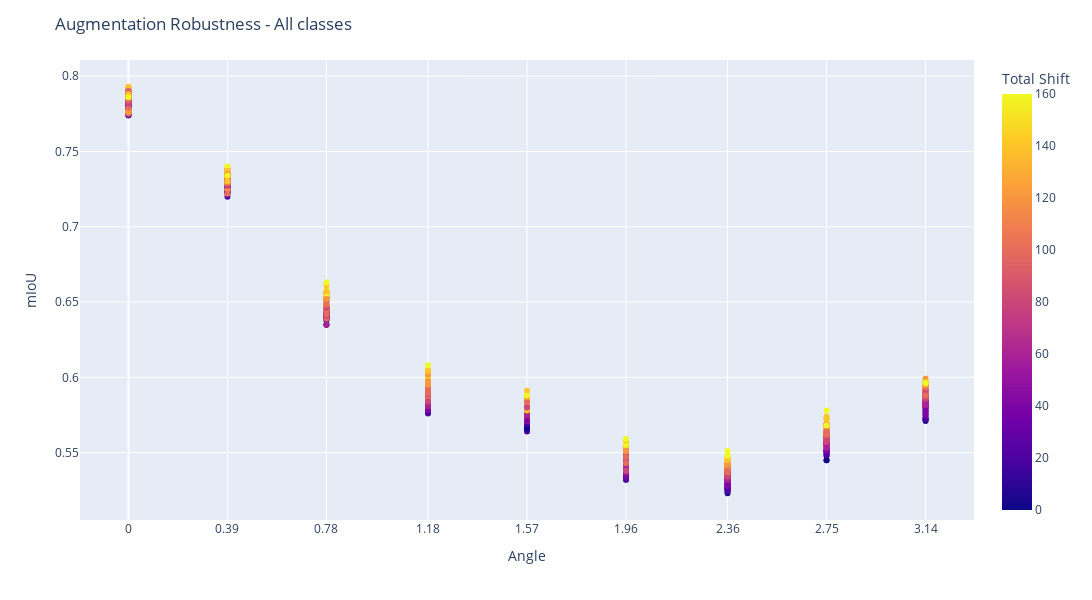

The notebook cell saved with this chart:
### Code cell
fig = px.scatter(df, x="Angle", y="mIoU", color=total_shift,
                 width=1200, height=600, labels={"color":"Total Shift"})
fig.update_xaxes(tickvals=df["Angle"])
fig.update_layout(title="Augmentation Robustness - All classes")
fig.show()

### Figure 1 — Plotly figure (JSON) as saved in the notebook; plotly's stock layout.template omitted (floating-point values rounded to 4 significant figures; data arrays with more than 128 entries replaced by an {"elided": "..."} marker saying what was removed)
{"data": [{"hovertemplate": "Angle=%{x}<br>mIoU=%{y}<br>Total Shift=%{marker.color}<extra></extra>", "legendgroup": "", "marker": {"color": {"elided": "729 int values"}, "coloraxis": "coloraxis", "symbol": "circle"}, "mode": "markers", "name": "", "orientation": "v", "showlegend": false, "type": "scatter", "x": {"elided": "729 float values"}, "xaxis": "x", "y": {"elided": "729 float values"}, "yaxis": "y"}], "layout": {"coloraxis": {"colorbar": {"title": {"text": "Total Shift"}}, "colorscale": [[0, "#0d0887"], [0.1111, "#46039f"], [0.2222, "#7201a8"], [0.3333, "#9c179e"], [0.4444, "#bd3786"], [0.5556, "#d8576b"], [0.6667, "#ed7953"], [0.7778, "#fb9f3a"], [0.8889, "#fdca26"], [1, "#f0f921"]]}, "height": 600, "legend": {"tracegroupgap": 0}, "margin": {"t": 60}, "title": {"text": "Augmentation Robustness - All classes"}, "width": 1200, "xaxis": {"anchor": "y", "domain": [0, 1], "tickvals": {"elided": "729 float values"}, "title": {"text": "Angle"}}, "yaxis": {"anchor": "x", "domain": [0, 1], "title": {"text": "mIoU"}}}}
